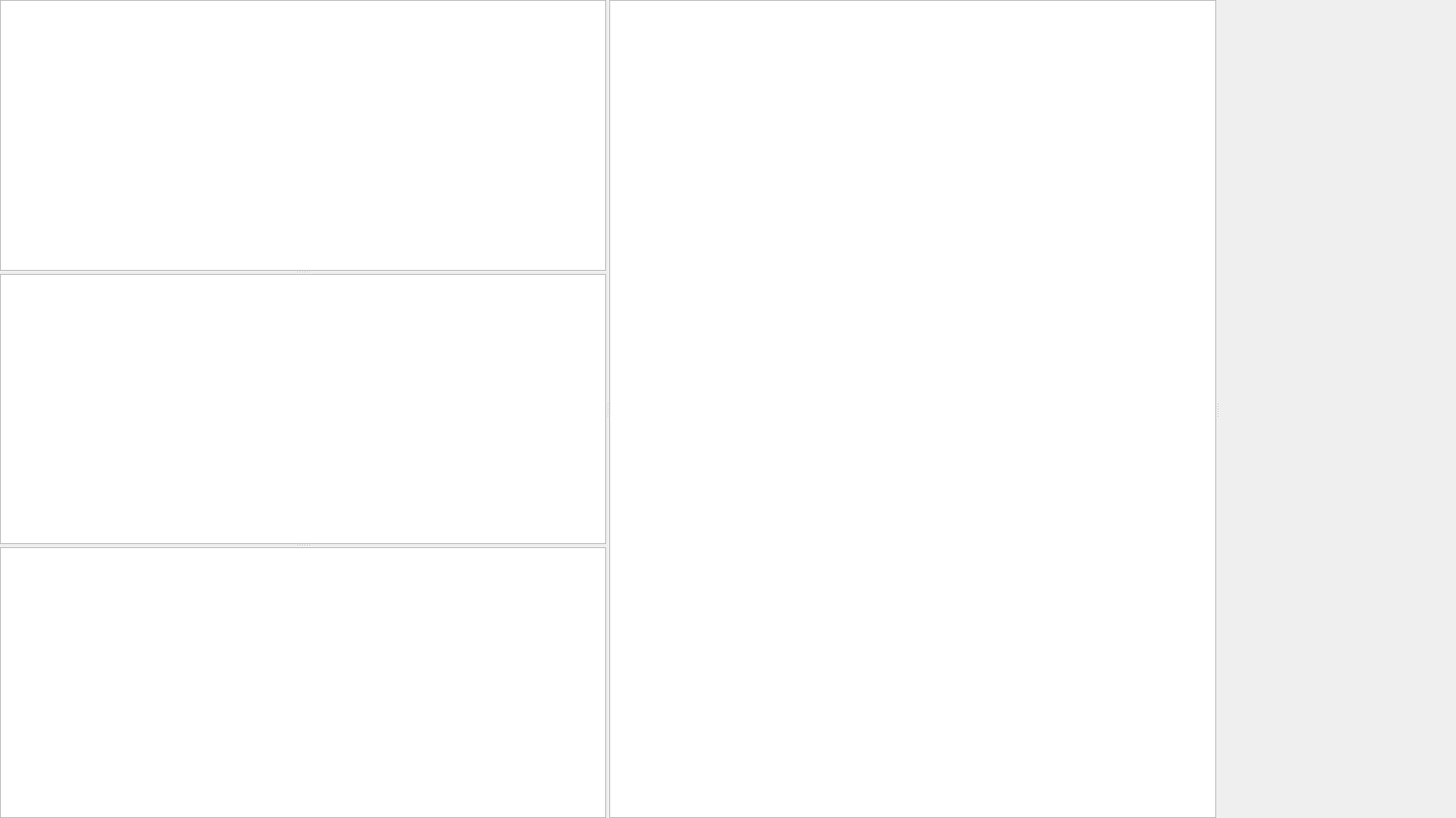
<?xml version="1.0" encoding="UTF-8"?>
<ui version="4.0">
 <class>MainWindow</class>
 <widget class="QMainWindow" name="MainWindow">
  <property name="geometry">
   <rect>
    <x>0</x>
    <y>0</y>
    <width>1797</width>
    <height>1009</height>
   </rect>
  </property>
  <property name="sizePolicy">
   <sizepolicy hsizetype="Preferred" vsizetype="Preferred">
    <horstretch>0</horstretch>
    <verstretch>0</verstretch>
   </sizepolicy>
  </property>
  <property name="windowTitle">
   <string>medit</string>
  </property>
  <widget class="QWidget" name="centralwidget">
   <layout class="QHBoxLayout" name="horizontalLayout_2">
    <property name="leftMargin">
     <number>0</number>
    </property>
    <property name="topMargin">
     <number>0</number>
    </property>
    <property name="rightMargin">
     <number>0</number>
    </property>
    <property name="bottomMargin">
     <number>0</number>
    </property>
    <item>
     <widget class="QSplitter" name="gb_splitter">
      <property name="orientation">
       <enum>Qt::Horizontal</enum>
      </property>
      <widget class="QSplitter" name="gb_left_splitter">
       <property name="orientation">
        <enum>Qt::Vertical</enum>
       </property>
       <widget class="QTreeView" name="tv_files">
        <property name="font">
         <font>
          <family>Source Code Pro Semibold</family>
         </font>
        </property>
       </widget>
       <widget class="QListWidget" name="lst_recent"/>
       <widget class="QPlainTextEdit" name="txt_log"/>
      </widget>
      <widget class="MEditor" name="txt_editor"/>
      <widget class="MView" name="wv_rendered" native="true">
       <property name="minimumSize">
        <size>
         <width>100</width>
         <height>0</height>
        </size>
       </property>
       <property name="url" stdset="0">
        <url>
         <string>about:blank</string>
        </url>
       </property>
      </widget>
     </widget>
    </item>
   </layout>
  </widget>
 </widget>
 <customwidgets>
  <customwidget>
   <class>MView</class>
   <extends>QWidget</extends>
   <header>medit.mview</header>
  </customwidget>
  <customwidget>
   <class>MEditor</class>
   <extends>QPlainTextEdit</extends>
   <header>medit.meditor</header>
  </customwidget>
 </customwidgets>
 <resources/>
 <connections/>
</ui>
